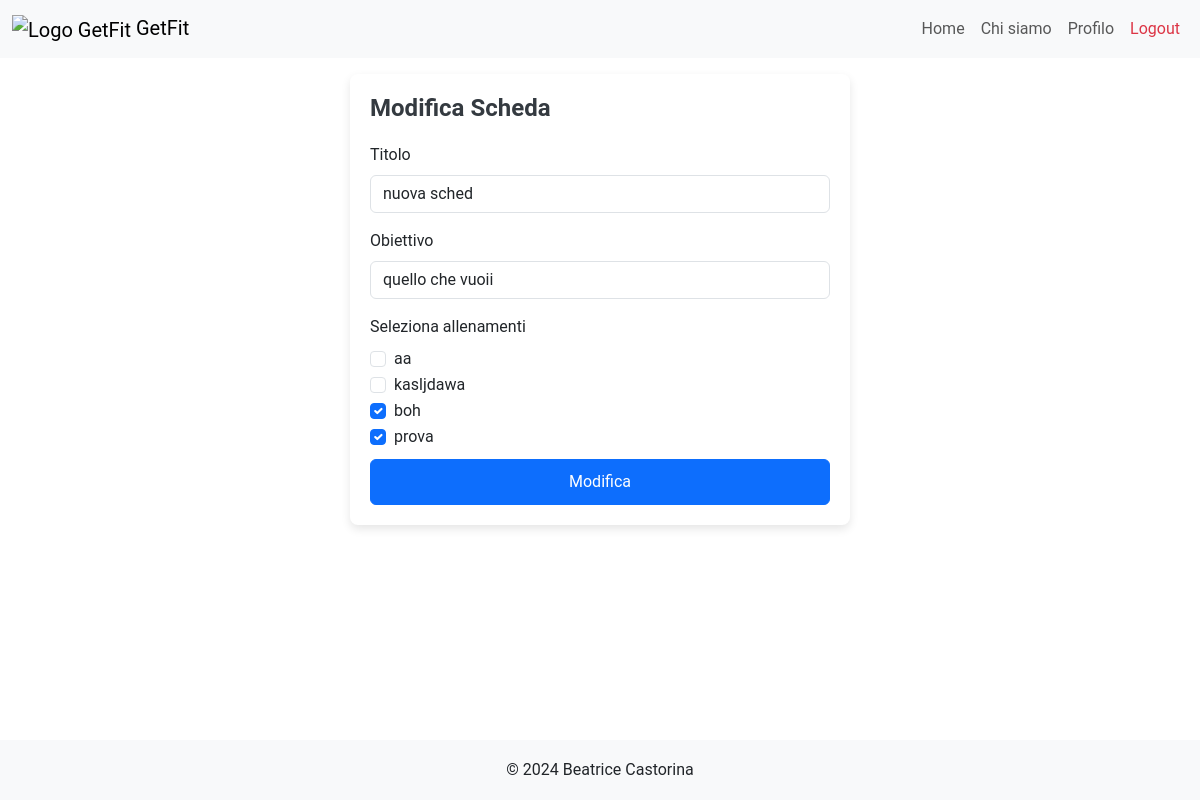
The page /modify_scheda/29 (signed in) on the database its author committed.
### tables this page shows
CREATE TABLE "Schede" (
	"client_id"	INTEGER NOT NULL,
	"pt_id"	INTEGER NOT NULL,
	"id_scheda"	INTEGER,
	"rating"	INTEGER,
	"titolo"	TEXT NOT NULL,
	"obiettivo"	TEXT NOT NULL,
	PRIMARY KEY("id_scheda" AUTOINCREMENT),
	FOREIGN KEY("client_id") REFERENCES "Clients"("client_id"),
	FOREIGN KEY("pt_id") REFERENCES "PersonalTrainers"("pt_id")
);

CREATE TABLE "Allenamenti" (
	"id_allenamento"	INTEGER,
	"pt_id"	INTEGER NOT NULL,
	"titolo"	TEXT NOT NULL,
	"descrizione"	TEXT NOT NULL,
	"livello"	TEXT NOT NULL,
	"visibile"	INTEGER NOT NULL,
	"data_creazione"	TEXT NOT NULL,
	PRIMARY KEY("id_allenamento" AUTOINCREMENT),
	FOREIGN KEY("pt_id") REFERENCES "PersonalTrainers"("pt_id")
);

### app.py (the view)
@app.route("/modify_scheda/<int:id_scheda>", methods=['POST','GET'])
def modify_scheda(id_scheda):
  if request.method == 'POST':
    client_id = schede_dao.get_client_id_by_id_scheda(id_scheda)
    scheda = request.form.to_dict()
    pt_id_scheda = schede_dao.get_scheda_by_id(id_scheda)['pt_id']
    email = utenti_dao.get_email(request)
    pt_id = utenti_dao.get_user_id_by_email(email,'pt')
    if (pt_id_scheda != pt_id):
      flash("Non hai i permessi per modificare la scheda.", "danger")
      return redirect(url_for('index'))
    if scheda['titolo'].strip() == '':
        app.logger.error('Il campo non può essere vuoto')
        flash("Impossibile modificare la scheda.", "danger")
        return redirect(url_for('index'))
    if scheda['obiettivo'].strip() == '':
      app.logger.error('Il campo non può essere vuoto')
      flash("Impossibile modificare la scheda.", "danger")
      return redirect(url_for('index'))
    scheda['id_scheda'] = id_scheda
    ids = request.form.getlist("ids")
    success = schede_dao.update_scheda(scheda, ids)
    if success:
      flash("Scheda modificata con successo.", "success")
      return redirect(url_for("schede", client_id=client_id))
    flash("Impossibile modificare la scheda.", "danger")
    return redirect(url_for("index"))
  else:
    email = utenti_dao.get_email(request)
    pt_id = utenti_dao.get_user_id_by_email(email,'pt')
    scheda = schede_dao.get_scheda_by_id(id_scheda)
    allenamenti_ids = schede_dao.get_allenamenti_ids_by_id_scheda(id_scheda)
    ids = [id['id_allenamento'] for id in allenamenti_ids]
    selected = [allenamenti_dao.get_allenamento(id) for id in ids]
    allenamenti_db = allenamenti_dao.get_allenamenti()
    allenamenti=[]
    for allenamento in allenamenti_db:
      if allenamento['visibile'] == 1 or allenamento['pt_id'] == pt_id:
        allenamenti.append(allenamento)
    return render_template("modify_scheda.html", scheda=scheda,allenamenti=allenamenti,selected=selected)

### allenamenti_dao.py (called while the page is built)
def get_allenamenti():
	query = 'SELECT * FROM Allenamenti ORDER BY data_creazione DESC'
	connection = sqlite3.connect('db/personal.db')
	connection.row_factory = sqlite3.Row
	cursor = connection.cursor()
	cursor.execute(query)
	result = cursor.fetchall()
	cursor.close()
	connection.close()
	return result

def get_allenamento(id_allenamento):
	query = 'SELECT * FROM Allenamenti WHERE id_allenamento=?'
	connection = sqlite3.connect('db/personal.db')
	connection.row_factory = sqlite3.Row
	cursor = connection.cursor()
	cursor.execute(query,(id_allenamento,))
	result = cursor.fetchone()
	cursor.close()
	connection.close()
	return result

### app.py (called while the page is built)
@login_manager.user_loader
def load_user(user_email):
  user_db, type = utenti_dao.get_user_by_email(user_email)
  if type == 0:
    user = PersonalTrainer(nome=user_db['nome'], cognome=user_db['cognome'], genere=user_db['genere'], pt_id=user_db['pt_id'], rating=user_db['rating'], numOfRatings=user_db['numOfRatings'], email=user_db['email'], password=user_db['password'])
  else:
    user = Client(nome=user_db['nome'], cognome=user_db['cognome'], genere=user_db['genere'], client_id=user_db['client_id'], pt_id=user_db['pt_id'], email=user_db['email'], password=user_db['password'])
  return user

### schede_dao.py (called while the page is built)
def get_allenamenti_ids_by_id_scheda(id_scheda):
	query = 'SELECT id_allenamento FROM CompostaDa WHERE id_scheda=?'
	connection = sqlite3.connect('db/personal.db')
	connection.row_factory = sqlite3.Row
	cursor = connection.cursor()
	cursor.execute(query,(id_scheda,))
	workout_ids = cursor.fetchall()
	cursor.close()
	connection.close()
	return workout_ids

def get_scheda_by_id(id_scheda):
	query = 'SELECT * FROM Schede WHERE id_scheda = ?'
	connection = sqlite3.connect('db/personal.db')
	connection.row_factory = sqlite3.Row
	cursor = connection.cursor()
	cursor.execute(query,(id_scheda,))
	result = cursor.fetchone()
	cursor.close()
	connection.close()
	if result is not None:
		return result
	return None

### utenti_dao.py (called while the page is built)
def get_email(request):
	try:
		return request.cookies.get('remember_token').split('|')[0]
	except Exception as e:
		return None

### templates/modify_scheda.html (shortened to what this page needs)
{% extends "base.html" %}
{% block style %} {{url_for('static', filename='css/login_styles.css')}} {% endblock %}
{% block content %}
<div class="login-container mt-3 mb-3">
	<h2>Modifica Scheda</h2>
	<form  action="/modify_scheda/{{scheda.id_scheda}}" method="POST">
		<div class="mb-3">
      <label for="titleInput" class="form-label">Titolo</label>
      <input value="{{scheda.titolo}}" type="text" class="form-control" name="titolo" id="titleInput" required>
    </div>
    <div class="mb-3">
      <label for="obiettivoInput" class="form-label">Obiettivo</label>
      <input type="text" value="{{scheda.obiettivo}}" class="form-control" name="obiettivo" id="obiettivoInput" required>
    </div>
    <label class="form-label">Seleziona allenamenti</label>
    {% for allenamento in allenamenti %}
      <div class="form-check">
        <input class="form-check-input" type="checkbox" name="ids" value="{{allenamento.id_allenamento}}" id="flexCheck{{loop.index}}" {% if allenamento in selected %} checked {% endif %}>
        <label class="form-check-label" for="flexCheck{{loop.index}}">
          {{allenamento.titolo}}
        </label>
      </div>
    {% endfor %}
    <button type="submit" class="btn btn-primary mt-2">Modifica</button>
	</form>
</div>
{% endblock %}

### static/css/base_styles.css (style rules this page uses)
html, body { font-family: 'Roboto', sans-serif; height: 100%; margin: 0; }

### static/css/login_styles.css (style rules this page uses)
.login-container { margin: 0 auto; max-width: 500px; width: 100%; padding: 20px; background-color: #ffffff; box-shadow: 0px 4px 10px rgba(0, 0, 0, 0.1); border-radius: 8px; }
.login-container h2 { margin-bottom: 20px; font-size: 24px; font-weight: bold; color: #343a40; }
.login-container .form-control { border-radius: 6px; }
.login-container .btn-primary { width: 100%; padding: 10px; border-radius: 6px; }

### rows shown on the page
Schede: titolo "nuova sched", obiettivo "quello che vuoii"
Allenamenti: titolo "aa"
Allenamenti: titolo "kasljdawa"
Allenamenti: titolo "boh"
Allenamenti: titolo "prova"
